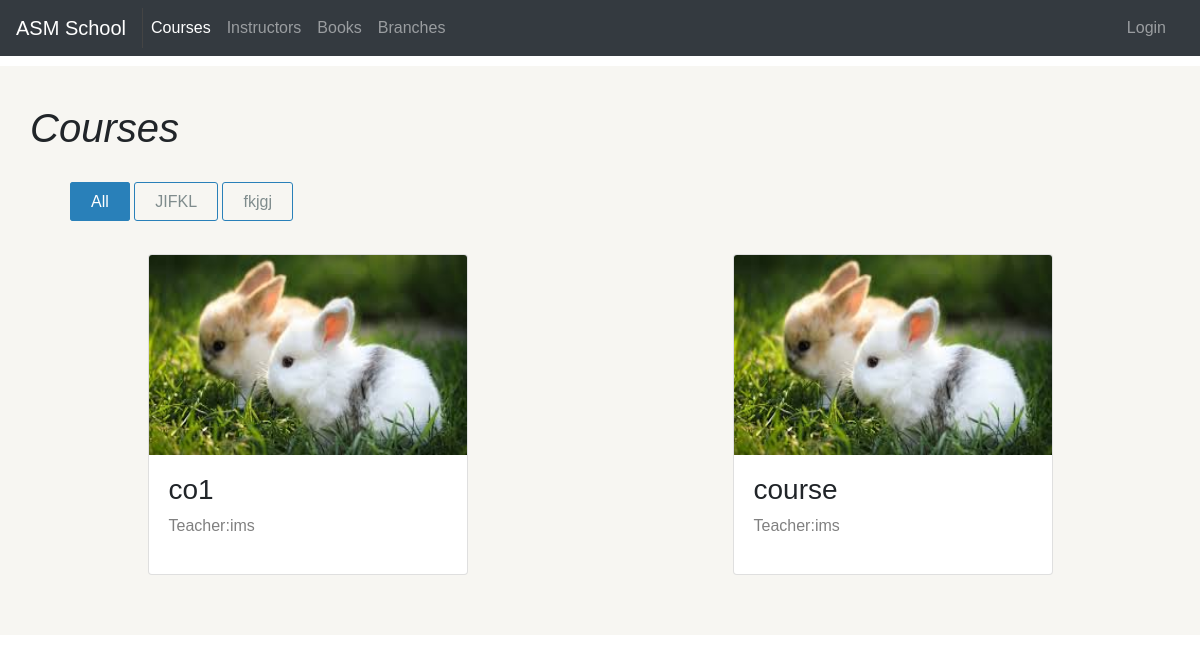
Page /ccourses.php on the committed database.
### tables this page shows
CREATE TABLE `courses` (
  `courseId` int(11) NOT NULL,
  `name` varchar(255) NOT NULL,
  `description` varchar(255) NOT NULL,
  `content` varchar(255) NOT NULL,
  `hours` tinyint(4) NOT NULL,
  `price` int(11) NOT NULL,
  `certifications` varchar(255) NOT NULL,
  `image` varchar(255) NOT NULL,
  `startDate` date NOT NULL,
  `lectureTime` varchar(255) NOT NULL,
  `myinstructorid` int(11) NOT NULL,
  `category` varchar(50) NOT NULL,
  `state` tinyint(1) NOT NULL,
  `max` smallint(6) NOT NULL,
  `resources` varchar(255) DEFAULT NULL
);

CREATE TABLE `instructors` (
  `id` int(11) NOT NULL,
  `username` varchar(20) NOT NULL,
  `password` varchar(255) NOT NULL,
  `email` varchar(50) NOT NULL,
  `profileImage` varchar(255) NOT NULL,
  `name` varchar(20) NOT NULL,
  `salary` int(11) NOT NULL,
  `address` varchar(255) NOT NULL,
  `phone` varchar(20) NOT NULL,
  `description` varchar(255) NOT NULL,
  `workDate` date NOT NULL,
  `career` varchar(100) NOT NULL,
  `rate` tinyint(4) NOT NULL,
  `lost` varchar(255) DEFAULT NULL,
  `unseen_notific` int(11) NOT NULL DEFAULT '0'
);

### classes/database.inc (called while the page is built, shortened)
 <?php
 class Database{
private static $instance = null;
private $conn;
private function __construct(){
  try{
$this->conn= new PDO ("mysql:host=localhost;dbname=center","root","aymon");
$this->conn->setAttribute(PDO::ATTR_ERRMODE, PDO::ERRMODE_EXCEPTION);
}catch(PDOException $e){
    echo  "Faild to Connect to the Database";
    die();
}
}
public static function getinstance(){
if(self::$instance == null){self::$instance=new Database();}
return self::$instance;
}
public function selectAll($query,$attr,$classname,$option){
	$stmt=$this->conn->prepare($query);
	if($option==1){
	if(empty($attr))    $stmt->execute();
else
    $stmt->execute($attr);
    if($stmt->rowCount()>0){
    return $stmt->fetchAll(PDO::FETCH_CLASS,$classname);}
    else return 0;}
}
public function select($query,$attr,$classname,$option){
    $stmt2=$this->conn->prepare($query);
    if($option==1){
        $stmt2->execute($attr);
        if($stmt2->rowCount()>0){
            return $stmt2->fetchObject($classname);}
        else return 0;
    }
    else{
        if(empty($attr))
        $stmt2->execute();
       else   $stmt2->execute($attr);
       $this->count=$stmt2->rowCount();
        return $stmt2->fetchColumn();
    }
}
public function close(){
    Database::$instance=null;
    $this->conn=null;
}
}
?>

### classes/course.inc (called while the page is built, shortened)
<?php
class Course implements editable{
	private $name;
	private $image;
	private $category;
	public function getname(){
		return $this->name;
	}
	public function getimage(){
		return $this->image;
	}
	public function getCategory(){
		return $this->category;
	}
	public static function showAll(){
	 	$db=Database::getinstance();
	 	$all_courses=$db->selectAll('SELECT * FROM courses','','Course',1);
        return $all_courses;
	}
}

### classes/instructor.inc (called while the page is built, shortened)
<?php
class Instructor extends Worker implements observer{
	public function getOne(){
		$db=Database::getinstance();
		$instructor_info=$db->select('SELECT * FROM instructors where id =?',array($this->id),'Instructor',1);
		return $instructor_info;
	}
}

### classes/user.inc (called while the page is built, shortened)
<?php
class User{
    protected $name;
    public function setId($id){
        $this->id=$id;
    }
    public function getName(){
        return $this->name;
    }
}

### ccourses.php (the view, shortened to what this page needs)
<!DOCTYPE html>
<html>
    <head>
        <link rel="stylesheet" type="text/css" href="css/bootstrap.min.css">
        <link rel="stylesheet" type="text/css" href="css/style.css">
        <link rel="stylesheet" href="css/font-awesome.min.css">
    </head>
    <body>
    	<?php
    	require 'cnav.php';
        $courses= Course::showAll();
         ?>
    	<section class="home-courses">
    		<div class="container section">
              <h2>Courses</h2>
              <?php
                  if($courses){ ?>
              <ul class="coursesLists ">
                  <li class="active">All</li>
                  <?php
                    foreach ($courses as $course) {
                        echo " <li>".$course->getcategory()."</li>";
                    }
                  ?>
              </ul>
              <?php } ?>
                <div class="row justify-content-around">
                	<?php
                        if($courses){
                		foreach ($courses as  $course) {
                			 $instructor= new Instructor();
                			 $instructor->setId($course->getins_id());
                			$instructor= $instructor->getOne();
                			echo '<div class="card" style="width: 20rem;" data-category="'.$course->getcategory().'">
				                  <div class="slide-overlay" data-id='.$course->getcourseid().'>View details</div>
				                    <img class="card-img-top" src="'.$course->getimage().'" alt="Card image cap">
				                    <div class="card-body">
				                      <h3 class="card-text">'.$course->getname().'</h3>';
                                      if($instructor){
				                     echo' <p>Teacher:'.$instructor->getName().'</p>
				                    </div>
				                </div>';
                            }
	                 	}
                     }
                	?>
            	</div>
            </div>
        </section>
    </body>
</html>

### cnav.php (shortened to what this page needs)
<nav class="navbar navbar-expand-lg navbar-dark bg-dark dashNav sticky-top">
         <a class="navbar-brand" href="home.php">ASM School</a>
         <div class="collapse navbar-collapse" id="navbarContent">
           <ul class="navbar-nav mr-auto">
             <li class="nav-item" id="coursesNav">
               <a class="nav-link" href="ccourses.php">Courses</a>
             </li>
             <li class="nav-item" id="instructorsNav">
               <a class="nav-link" href="cinstructors.php">Instructors</a>
             </li>
             <li class="nav-item" id="booksNav">
               <a class="nav-link" href="cbooks.php">Books</a>
             </li>
             <li class="nav-item" id="branches">
               <a class="nav-link" href="cbranches.php">Branches</a>
             </li>
               <?php
             if (isset($_SESSION['ADMIN'])||isset($_SESSION['INSTRUCTOR'])||isset($_SESSION['CLIENT'])||isset($_SESSION['SUPERVISOR'])){
               echo '<li class="nav-item dropdown profile">
                   <a class="nav-link dropdown-toggle" href="" id="navbarDropdownMenuLink" data-toggle="dropdown" aria-haspopup="true" aria-expanded="false">
                     Profile
                   </a>
                   <div class="dropdown-menu" aria-labelledby="navbarDropdownMenuLink">
                     <a class="dropdown-item" href="';
                     if(isset($_SESSION['ADMIN'])) echo 'adminprofile.php';
                     elseif(isset($_SESSION['CLIENT'])) echo 'clientprofile.php';
                     elseif (isset($_SESSION['INSTRUCTOR'])) echo 'instructorprofile.php';
                     elseif (isset($_SESSION['SUPERVISOR'])) echo "supervisorprofile.php";
                     echo '">Edit Profile</a>
                     <a class="dropdown-item" href="changepassword.php">Change Password</a>';
                     if(isset($_SESSION['CLIENT']))     echo '<a class="dropdown-item" href="mycourses.php"> My Courses </a>
                       <a class="dropdown-item" href="mybooks.php"> My Books </a>';
                     echo '<div class="dropdown-divider"></div>
                     <a class="dropdown-item" href="home.php?action=logout">Logout</a>
                   </div>
                 </li>';
             }
             else echo '
             <li class="nav-item login">
               <a class="nav-link" href="login.php">Login</a>
             </li>';
             ?>
           </ul>
         </div>
       </nav>

### css/style.css (style rules this page uses)
body { font-family: sans-serif, serif }
.section,section.testimonials { padding: 40px 0 }
.section p { color: #808080 }
.section h2,.testimonials h2 { margin-bottom: 40px; font-style: italic; font-size: 40px }
.dashNav { margin-bottom: 10px }
@media (min-width: 992px) { .dashNav .navbar-collapse ul { width:100%; position: relative; border-left: 1px solid #444 } }
@media (min-width: 992px) { .dashNav .navbar-collapse .profile,.dashNav .navbar-collapse .login { position: absolute; right: 10px } }
section.home-courses, section.testimonials { background-color:#f7f6f2 }
section.home-courses .card { margin-bottom: 20px }
.card .card-img-top { height: 200px }
.coursesLists { list-style:none; margin-bottom: 40px }
.coursesLists li { display: inline; text-align: center; padding: 10px 20px; border: 1px solid #2980b9; color: #7f8c8d; cursor: pointer; border-radius: 3px }
.coursesLists .active { background-color: #2980b9; color: #fff }

### rows in the picture
courses: category "JIFKL", image (picture), name "co1", myinstructorid.name "ims"
courses: category "fkjgj", image (picture), name "course", myinstructorid.name "ims"
